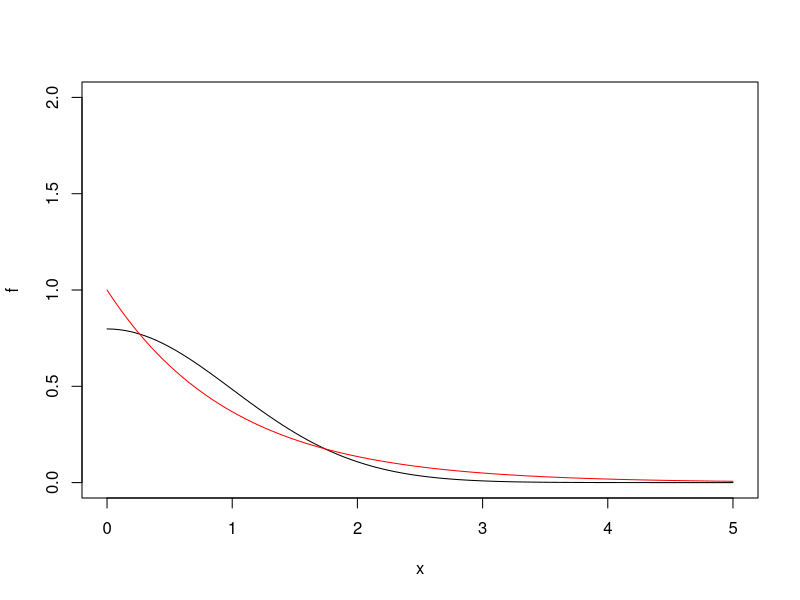
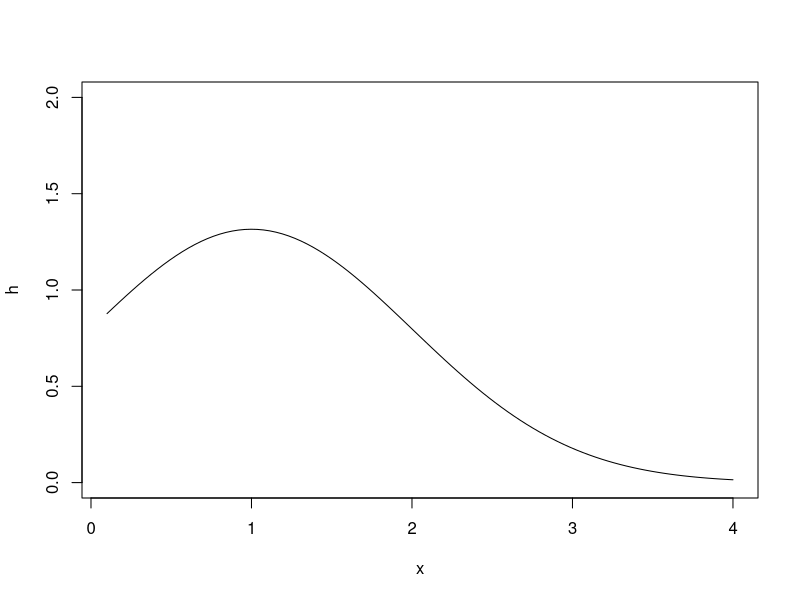
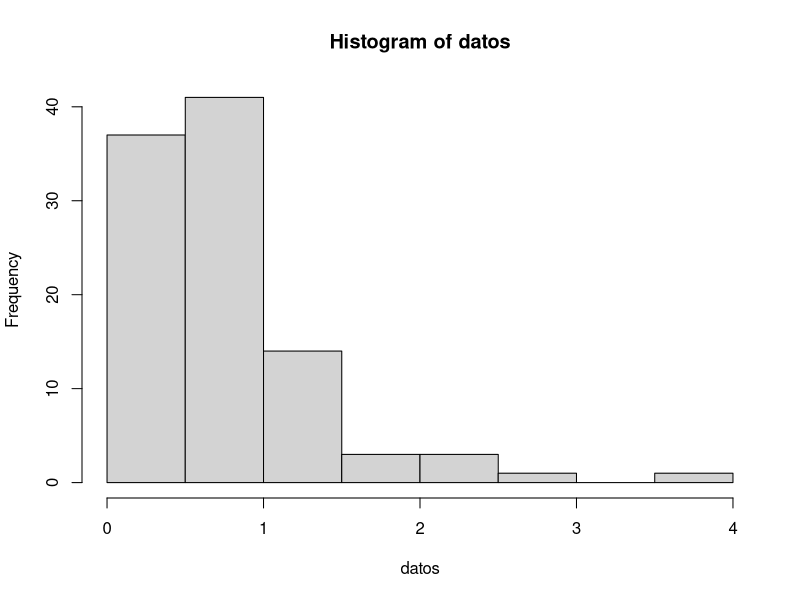
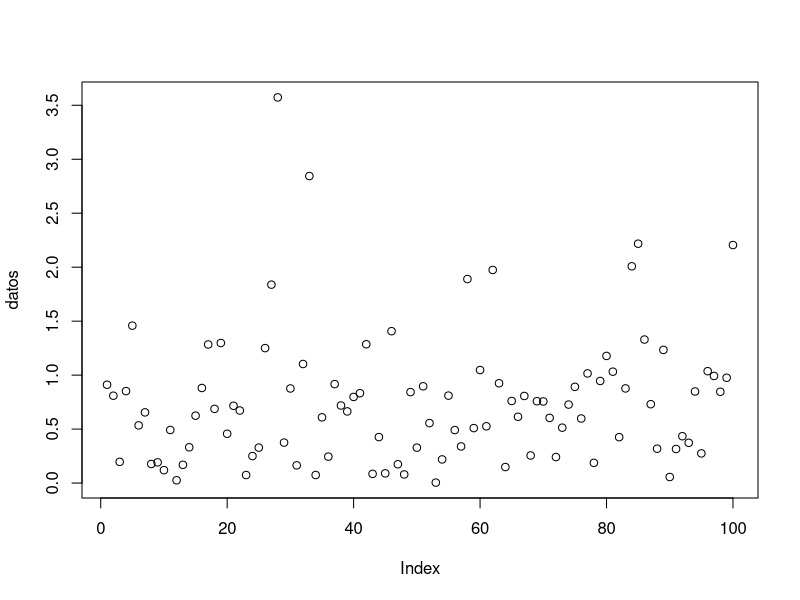

Generate these figures, in order, with R:
set.seed(917)

f <- function(x){
  (2/sqrt(2*pi))*exp(-x^2/2)
}
g <- function(x){
  exp(-x)
}

plot(f, ylim=c(0,2), xlim=c(0,5))
plot(g, add=TRUE, col="red",  ylim=c(0,2), xlim=c(0,5))

h <- function(x){
  f(x)/g(x)
}
plot(h, xlim=c(0.1,4), ylim=c(0,2))

M <- 2


# ACEPTACI?N RECHAZO

genera.una <- function(...){
  MAXITER = 10000
  continuar = TRUE
  iter <- 1
  while(continuar | iter <= MAXITER){
    # 1) -haz exponencial # # o usen rexp
    Y <- log(1/(1-runif(1))) # exponencial
    U <- runif(1) # unif
    # ----------------#
    # 2) acepto o rechazo
    if( U <= f(Y)/(M*g(Y))){
      X <- Y
      continuar = FALSE
    }
    iter <- iter + 1
  } 
  return(X)
}
genera.muchas <- function(n){
  sapply(1:n, FUN=genera.una)
}

datos<-genera.muchas(100)
hist(datos)
plot(datos)

